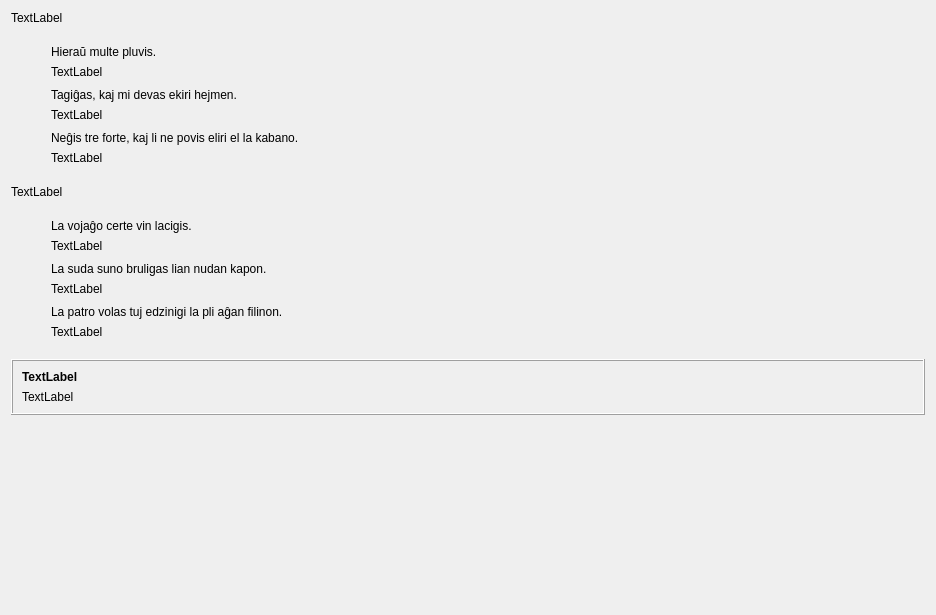
         <widget class="QWidget" name="scrollAreaWidgetContents_4">
          <property name="geometry">
           <rect>
            <x>0</x>
            <y>0</y>
            <width>936</width>
            <height>615</height>
           </rect>
          </property>
          <layout class="QVBoxLayout" name="verticalLayout_62">
           <property name="spacing">
            <number>20</number>
           </property>
           <item>
            <layout class="QVBoxLayout" name="verticalLayout_32">
             <item>
              <widget class="QLabel" name="Lec12_Label29">
               <property name="text">
                <string>TextLabel</string>
               </property>
               <property name="wordWrap">
                <bool>true</bool>
               </property>
              </widget>
             </item>
             <item>
              <layout class="QHBoxLayout" name="horizontalLayout_51">
               <item>
                <spacer name="horizontalSpacer_12">
                 <property name="orientation">
                  <enum>Qt::Horizontal</enum>
                 </property>
                 <property name="sizeType">
                  <enum>QSizePolicy::Fixed</enum>
                 </property>
                 <property name="sizeHint" stdset="0">
                  <size>
                   <width>40</width>
                   <height>20</height>
                  </size>
                 </property>
                </spacer>
               </item>
               <item>
                <layout class="QVBoxLayout" name="verticalLayout_33">
                 <property name="spacing">
                  <number>9</number>
                 </property>
                 <item>
                  <layout class="QVBoxLayout" name="verticalLayout_29">
                   <property name="spacing">
                    <number>6</number>
                   </property>
                   <item>
                    <widget class="neklakebla_nova" name="pushButton_35">
                     <property name="text">
                      <string>Hieraŭ multe pluvis.</string>
                     </property>
                     <property name="wordWrap">
                      <bool>true</bool>
                     </property>
                    </widget>
                   </item>
                   <item>
                    <widget class="QLabel" name="Lec12_Label30">
                     <property name="text">
                      <string>TextLabel</string>
                     </property>
                     <property name="wordWrap">
                      <bool>true</bool>
                     </property>
                    </widget>
                   </item>
                  </layout>
                 </item>
                 <item>
                  <layout class="QVBoxLayout" name="verticalLayout_52">
                   <property name="spacing">
                    <number>6</number>
                   </property>
                   <item>
                    <widget class="neklakebla_nova" name="pushButton_43">
                     <property name="text">
                      <string>Tagiĝas, kaj mi devas ekiri hejmen.</string>
                     </property>
                     <property name="wordWrap">
                      <bool>true</bool>
                     </property>
                    </widget>
                   </item>
                   <item>
                    <widget class="QLabel" name="Lec12_Label31">
                     <property name="text">
                      <string>TextLabel</string>
                     </property>
                     <property name="wordWrap">
                      <bool>true</bool>
                     </property>
                     <property name="tipo" stdset="0">
                      <string>suba</string>
                     </property>
                    </widget>
                   </item>
                  </layout>
                 </item>
                 <item>
                  <layout class="QVBoxLayout" name="verticalLayout_53">
                   <property name="spacing">
                    <number>6</number>
                   </property>
                   <item>
                    <widget class="neklakebla_nova" name="pushButton_44">
                     <property name="text">
                      <string>Neĝis tre forte, kaj li ne povis eliri el la kabano.</string>
                     </property>
                     <property name="wordWrap">
                      <bool>true</bool>
                     </property>
                    </widget>
                   </item>
                   <item>
                    <widget class="QLabel" name="Lec12_Label32">
                     <property name="text">
                      <string>TextLabel</string>
                     </property>
                     <property name="wordWrap">
                      <bool>true</bool>
                     </property>
                     <property name="tipo" stdset="0">
                      <string>suba</string>
                     </property>
                    </widget>
                   </item>
                  </layout>
                 </item>
                </layout>
               </item>
              </layout>
             </item>
            </layout>
           </item>
           <item>
            <layout class="QVBoxLayout" name="verticalLayout_34">
             <item>
              <widget class="QLabel" name="Lec12_Label33">
               <property name="text">
                <string>TextLabel</string>
               </property>
               <property name="wordWrap">
                <bool>true</bool>
               </property>
              </widget>
             </item>
             <item>
              <layout class="QHBoxLayout" name="horizontalLayout_55">
               <item>
                <spacer name="horizontalSpacer_13">
                 <property name="orientation">
                  <enum>Qt::Horizontal</enum>
                 </property>
                 <property name="sizeType">
                  <enum>QSizePolicy::Fixed</enum>
                 </property>
                 <property name="sizeHint" stdset="0">
                  <size>
                   <width>40</width>
                   <height>20</height>
                  </size>
                 </property>
                </spacer>
               </item>
               <item>
                <layout class="QVBoxLayout" name="verticalLayout_35">
                 <property name="spacing">
                  <number>9</number>
                 </property>
                 <item>
                  <layout class="QVBoxLayout" name="verticalLayout_37">
                   <property name="spacing">
                    <number>6</number>
                   </property>
                   <item>
                    <widget class="neklakebla_nova" name="pushButton_36">
                     <property name="text">
                      <string>La vojaĝo certe vin lacigis.</string>
                     </property>
                     <property name="wordWrap">
                      <bool>true</bool>
                     </property>
                    </widget>
                   </item>
                   <item>
                    <widget class="QLabel" name="Lec12_Label34">
                     <property name="text">
                      <string>TextLabel</string>
                     </property>
                     <property name="wordWrap">
                      <bool>true</bool>
                     </property>
                    </widget>
                   </item>
                  </layout>
                 </item>
                 <item>
                  <layout class="QVBoxLayout" name="verticalLayout_54">
                   <property name="spacing">
                    <number>6</number>
                   </property>
                   <item>
                    <widget class="neklakebla_nova" name="pushButton_45">
                     <property name="text">
                      <string>La suda suno bruligas lian nudan kapon.</string>
                     </property>
                     <property name="wordWrap">
                      <bool>true</bool>
                     </property>
                    </widget>
                   </item>
                   <item>
                    <widget class="QLabel" name="Lec12_Label35">
                     <property name="text">
                      <string>TextLabel</string>
                     </property>
                     <property name="wordWrap">
                      <bool>true</bool>
                     </property>
                     <property name="tipo" stdset="0">
                      <string>suba</string>
                     </property>
                    </widget>
                   </item>
                  </layout>
                 </item>
                 <item>
                  <layout class="QVBoxLayout" name="verticalLayout_55">
                   <property name="spacing">
                    <number>6</number>
                   </property>
                   <item>
                    <widget class="neklakebla_nova" name="pushButton_46">
                     <property name="text">
                      <string>La patro volas tuj edzinigi la pli aĝan filinon.</string>
                     </property>
                     <property name="wordWrap">
                      <bool>true</bool>
                     </property>
                    </widget>
                   </item>
                   <item>
                    <widget class="QLabel" name="Lec12_Label36">
                     <property name="text">
                      <string>TextLabel</string>
                     </property>
                     <property name="wordWrap">
                      <bool>true</bool>
                     </property>
                     <property name="tipo" stdset="0">
                      <string>suba</string>
                     </property>
                    </widget>
                   </item>
                  </layout>
                 </item>
                </layout>
               </item>
              </layout>
             </item>
            </layout>
           </item>
           <item>
            <widget class="QFrame" name="frame_3">
             <property name="frameShape">
              <enum>QFrame::Box</enum>
             </property>
             <property name="frameShadow">
              <enum>QFrame::Raised</enum>
             </property>
             <property name="tipo" stdset="0">
              <string>markebla</string>
             </property>
             <layout class="QVBoxLayout" name="verticalLayout_36">
              <item>
               <widget class="QLabel" name="Lec12_Label37">
                <property name="sizePolicy">
                 <sizepolicy hsizetype="Preferred" vsizetype="Maximum">
                  <horstretch>0</horstretch>
                  <verstretch>0</verstretch>
                 </sizepolicy>
                </property>
                <property name="font">
                 <font>
                  <weight>75</weight>
                  <bold>true</bold>
                 </font>
                </property>
                <property name="text">
                 <string>TextLabel</string>
                </property>
                <property name="alignment">
                 <set>Qt::AlignLeading|Qt::AlignLeft|Qt::AlignVCenter</set>
                </property>
                <property name="wordWrap">
                 <bool>true</bool>
                </property>
               </widget>
              </item>
              <item>
               <widget class="QLabel" name="Lec12_Label38">
                <property name="text">
                 <string>TextLabel</string>
                </property>
                <property name="wordWrap">
                 <bool>true</bool>
                </property>
               </widget>
              </item>
             </layout>
            </widget>
           </item>
           <item>
            <spacer name="verticalSpacer_5">
             <property name="orientation">
              <enum>Qt::Vertical</enum>
             </property>
             <property name="sizeHint" stdset="0">
              <size>
               <width>20</width>
               <height>40</height>
              </size>
             </property>
            </spacer>
           </item>
          </layout>
         </widget>
